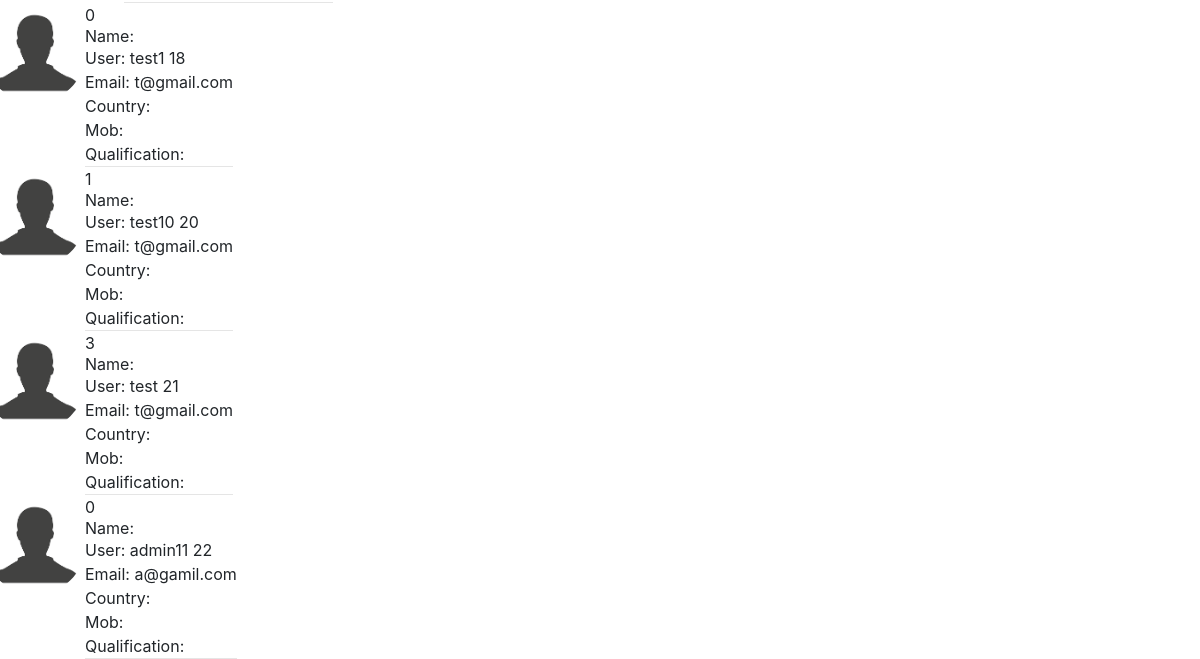
The app's page /profile_list/ (signed in, lower part), older data.
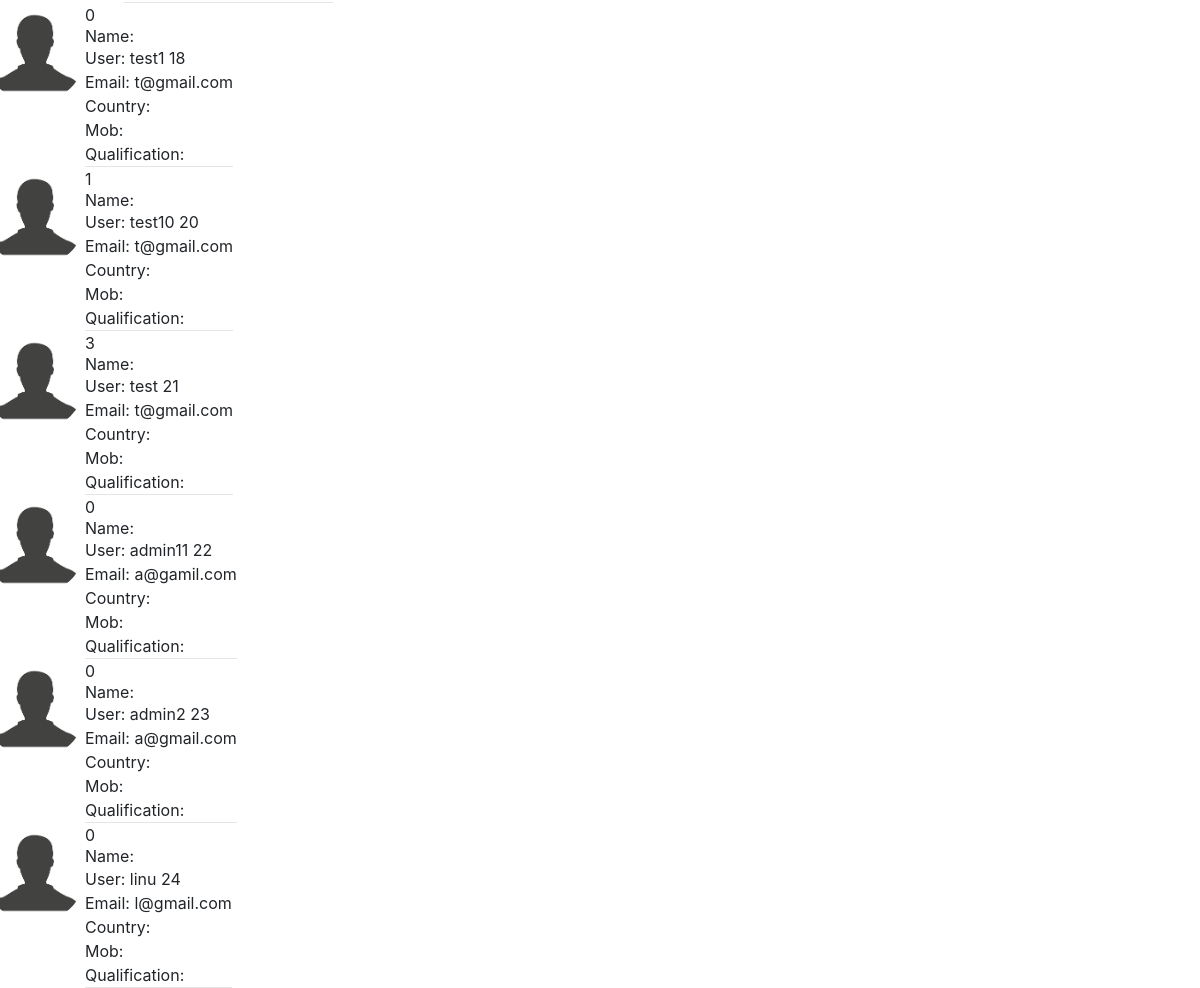
The same page, newer data.
### blog/models.py (models this page shows, shortened)
class Profile(models.Model):
    objects = models.Manager()
    user = models.OneToOneField(User, on_delete=models.CASCADE)
    image = models.ImageField(default='images.png', upload_to='profile')
    bio = models.CharField(max_length=200,null=True, blank=True)
    first_name = models.CharField(max_length=200, blank=True)
    last_name = models.CharField(max_length=200, blank=True)
    country = models.CharField(max_length=200, blank=True)
    qul = models.CharField(max_length=200, blank=True)
    mob = models.CharField(max_length=10, blank=True)
    post = models.ForeignKey(Post, on_delete=models.DO_NOTHING, null=True, blank=True, related_name='post')
    following = models.ManyToManyField(User, related_name='following', blank=True)
    def __str__(self):
        return f"{self.user.username} "
    @property
    def follower_count(self):
        return self.following.all().count()

### blog/views.py (the view)
# urls.py: path('profile_list/',profile_list_view,name='profiles_list'),
@login_required
def profile_list_view(request):
    user = request.user
    qs = Profile.objects.all().exclude(user=user)
    print(qs)
    context = {'qs':qs}
    return render(request, 'profile_list.html', context)

### blog/templates/profile_list.html
{% extends 'base.html' %}
{% block body %}
{% for item in qs %}
<div class="ui segment">
    <div class="ui grid">
        <div class="row">
            <div class="three width column">
                <img style="height:100px" class="rounded-circle" src="{{ item.image.url }}" alt="Image not found">
            </div>
            <div class="thirteen wide column">
                {{item.follower_count }}
                <h3>Name: {{ item.first_name }} {{ item.last_name }}</h3>
                <p>User: <a href="{% url 'profile_detail' item.id %}">{{ item.user }} {{item.id}}</a></p>
                <p>Email: {{ item.user.email }}</p>
                <p>Country: {{ item.country }}</p>
                <p>Mob: {{ item.mob }}</p>
                <p>Qualification: {{ item.qul }}</p>
                <hr>
            </div>&nbsp;&nbsp;&nbsp;&nbsp;
        </div>
    </div>
</div>
{% endfor %}
{% endblock %}

### blog/templates/base.html (shortened to what this page needs)
<!DOCTYPE html>
<html lang="en">
   <head>
      <link rel="stylesheet" href="https://stackpath.bootstrapcdn.com/bootstrap/4.3.1/css/bootstrap.min.css">
   </head>
   <body>
      {% include 'navbar.html' %}
      {% block body %}
      {% endblock %}
      <script src="https://cdn.tailwindcss.com"></script>
   </body>
</html>

### blog/templates/navbar.html (shortened to what this page needs)
<!DOCTYPE html>
<html lang="en">
<head>
</head>
<body>
</body>
</html>

Row changes from the older to the newer data that the page shows:
added Profile: image (placeholder picture), follower_count "0", user "admin2", id "23", user.email "a@gmail.com"
added Profile: image (placeholder picture), follower_count "0", user "linu", id "24", user.email "l@gmail.com"
